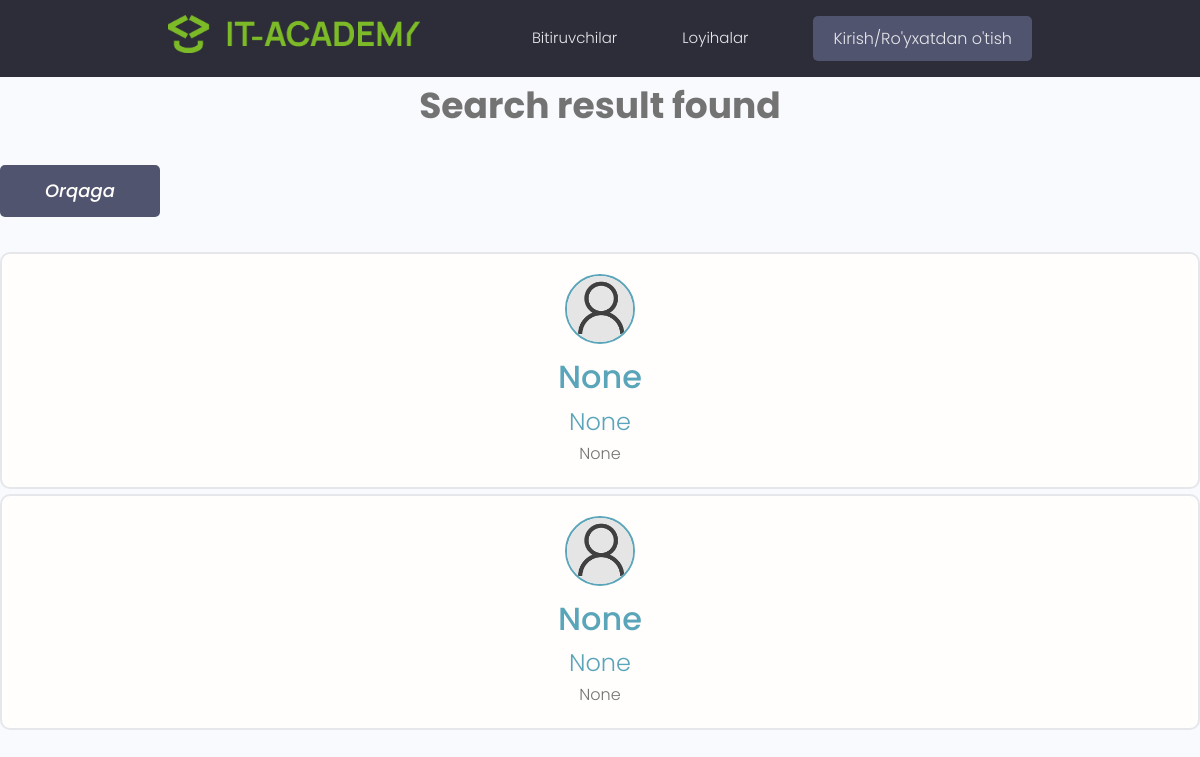
The app's page /account_searchbar/ with its own data.
### users/models.py (models this page shows, shortened)
class Profil(models.Model):
    user = models.OneToOneField(User, on_delete=models.CASCADE, null=True, blank=True )
    name = models.CharField(max_length=150, null=True, blank=True)
    email = models.EmailField(max_length=150, null=True, blank=True)
    info = models.CharField(max_length=200, null=True, blank=True)
    location = models.CharField(max_length=200, null=True, blank=True)
    bio= models.TextField(null=True, blank=True)
    image = models.ImageField(upload_to='profils/', default='profils/default_profile.webp')
    social_github = models.CharField(max_length=200, null=True, blank=True)
    social_instagram = models.CharField(max_length=50, null=True, blank=True)
    social_tegramm = models.CharField(max_length=50, null=True, blank=True)
    tag_skills = models.ManyToManyField('Skill', blank=True, related_name='prof_skill')
    id = models.UUIDField(default=uuid.uuid4, unique=True, primary_key=True, editable=False)
    created = models.DateTimeField(auto_now=True)

### users/views.py (the view)
# urls.py: path('account_searchbar/', views.account_searchbar, name ='account_searchbar'),
def account_searchbar(request):
    if request.method == "GET":
        search_bar = request.GET.get('search')
        profil = Profil.objects.all().filter(name=search_bar)
        return render(request, 'users/search_bar.html', {'profil':profil,})

### users/templates/users/search_bar.html (shortened to what this page needs)
{% extends "main.html" %}
{% load static %}
{% block content %}
{% if profil %}
<center><h2>Search result found</h2></center>
<a class="btn btn--sub btn--lg  my-md" href="{% url 'profiles' %}"><i class="im im-angle-left"> Orqaga</i></a>
<br>
{% for p in profil %}
<div class="column card" align=center>
    <div class="dev">
    <a href="{% url 'profile' p.id %}" class="card__body">
        <div class="dev__profile">
        <img class="avatar avatar--md" src="{{p.image.url}}" alt="image" />
        <div class="dev__meta">
            <h3>{{p.name}}</h3>
            <h5>{{p.info}}</h5>
        </div>
        </div>
        <p class="dev__info">{{p.bio}}</p>
    </a>
    </div>
</div>
{% endfor %}
    {% else %}
    <center><h2>Nothing found found</h2></center>
{% endif %}
{% endblock content %}

### static/styles/app.css (style rules this page uses)
:root { --color-sub: #2d2d39; }
.btn--sub { background-color: var(--color-sub-light); }
.card { border: 2px solid var(--color-light); }
img { width: 100%; }

### static/uikit/styles/modules/_variables.css (style rules this page uses)
:root { --color-main: #5aa5b9; --color-main-light: #e6faff; --color-sub: #3f4156; --color-sub-light: #51546e; --color-sub-lighter: #ededfd; --color-text: #737373; --color-gray: #8b8b8b; --color-light: #e5e7eb; --color-light-gray: #767676; --color-bg: #f8fafd; --color-white: #fffefd; --color-white-light: #f3f3f3; --color-success: #359e64; --color-success-bg: #def8e8; --color-error: #fc4b0b; --color-error-bg: #fff2ee; --font-base: 'Poppins', arial, helvetica, 'Segoe UI', roboto, ubuntu, sans-serif; --font-monospace: 'Fira Code', 'Courier New', courier, monospace; --font-regular: 300; --font-medium: 500; --font-bold: 700; --generic-shadow: 1px 1px 5px #00000010; --generic-transition: all 0.3s ease-in-out; }

### static/uikit/styles/modules/_base.css (style rules this page uses)
* { margin: 0; padding: 0; box-sizing: border-box; text-rendering: optimizeLegibility; color: inherit; font-size: inherit; }
html { font-size: 50%; }
@media only screen and (min-width: 480px) { html { font-size: 56.25%; } }
@media only screen and (min-width: 1200px) { html { font-size: 62.5%; } }
body { line-height: 1.6; font-weight: 400; font-size: 1.5rem; color: var(--color-text); background-color: var(--color-bg); min-height: 100vh; }

### static/uikit/styles/modules/_typography.css (style rules this page uses)
* { font-family: var(--font-base); }
h2 { font-size: 3.6rem; font-weight: var(--font-bold); }
h3 { font-size: 3.2rem; font-weight: var(--font-medium); }
h5 { font-size: 2.4rem; font-weight: var(--font-medium); }
h5, h6 { font-weight: var(--font-regular); }
p, span, strong { font-size: 1.6rem; color: var(--color-text); font-weight: var(--font-regular); }
a { padding-bottom: 2px; text-decoration: none; display: inline-block; color: var(--color-main); font-weight: var(--font-medium); }

### static/uikit/styles/modules/_utilities.css (style rules this page uses)
.my-md { margin: 3rem auto; }

### static/uikit/styles/modules/_avatar.css (style rules this page uses)
.avatar { border-radius: 50%; border: 2px solid var(--color-main); object-fit: cover; }
.avatar--md { height: 7rem; width: 7rem; }

### static/uikit/styles/modules/_button.css (style rules this page uses)
.btn { display: inline-block; position: relative; cursor: pointer; background-color: var(--color-light); font-weight: var(--font-medium); color: var(--color-sub); text-decoration: none; padding: 1rem 2rem; border-radius: 0.5rem; border: none; width: -webkit-fit-content; width: -moz-fit-content; width: fit-content; height: -webkit-fit-content; height: -moz-fit-content; height: fit-content; font-size: 1.6rem; outline-width: 0; outline-color: transparent; -webkit-backface-visibility: hidden; backface-visibility: hidden; transition: all 0.3s ease-in-out; }
.btn i { pointer-events: none !important; }
.btn--sub { background-color: var(--color-sub); color: var(--color-white); }
.btn--lg { font-size: 1.8rem; padding: 1.2rem 4.5rem; }

### static/uikit/styles/modules/_card.css (style rules this page uses)
.card { border-radius: 1rem; background-color: var(--color-white); border: 1.5px solid var(--color-light); width: auto; height: auto; margin-top: 0.5rem; margin-bottom: 0.5rem; overflow: hidden; }
.card__body, .card__header { padding: 2rem 2.5rem; }

### records on screen
Profil: image (placeholder picture), name "None", info "None", bio "None"
Profil: image (placeholder picture), name "None", info "None", bio "None"
